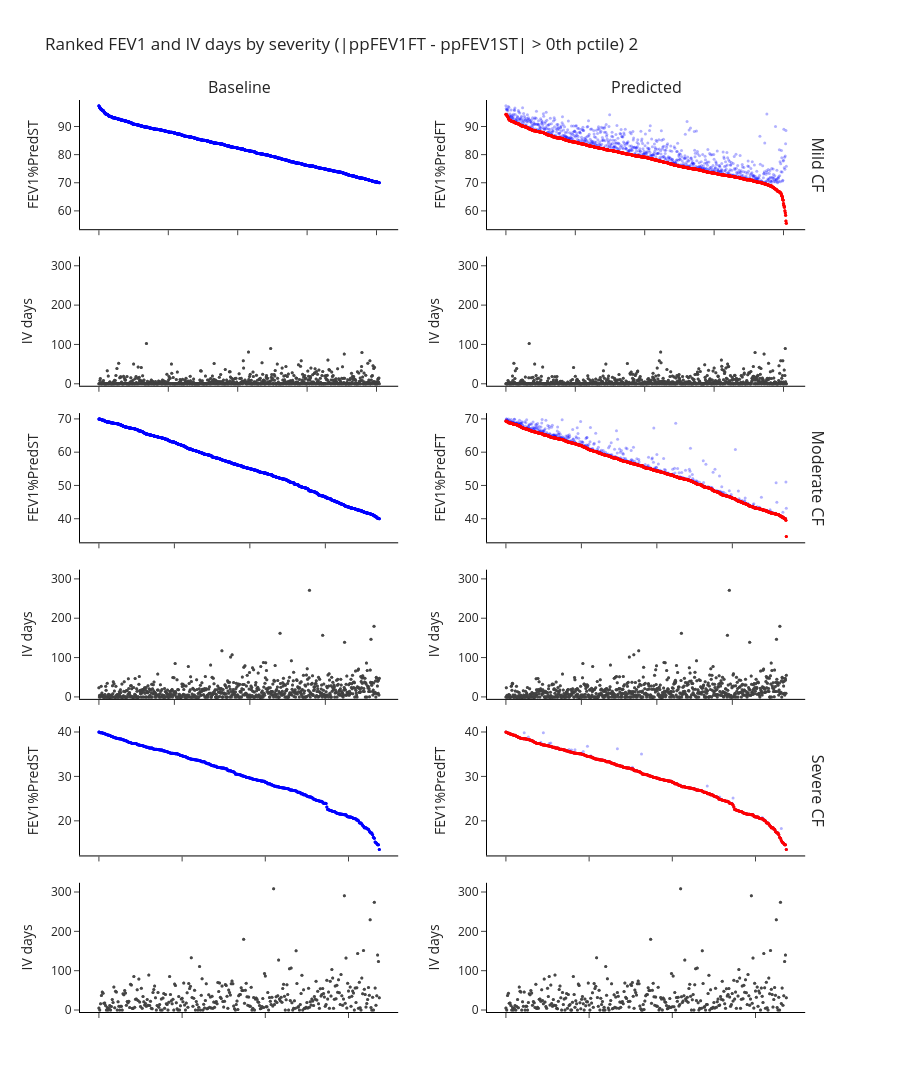

Notebook code for this chart:
### Code cell
# Archive
diff_col = "ppFEV1FT - ppFEV1ST"
prctile = 0  # keep rows where abs(diff_col) > this percentile threshold

df_ranked = df.copy()
# df_ranked = df_ranked[(df_ranked["ecFEF2575%ecFEV1"] < 70)].copy()
threshold = df_ranked[diff_col].abs().quantile(prctile / 100)
df_ranked = df_ranked[df_ranked[diff_col].abs() > threshold]

df_ranked.loc[df_ranked["FEV1%PredST"] >= 70, "severity"] = "mild"
df_ranked.loc[
    (df_ranked["FEV1%PredST"] >= 40) & (df_ranked["FEV1%PredST"] < 70), "severity"
] = "moderate"
df_ranked.loc[df_ranked["FEV1%PredST"] < 40, "severity"] = "severe"

iv_max = df_ranked["IV days"].max() * 1.05

severities = [("mild", 1, 2), ("moderate", 3, 4), ("severe", 5, 6)]
fev_metrics = ["FEV1%PredST", "FEV1%PredFT"]
fev_colors = {"FEV1%PredST": "blue", "FEV1%PredFT": "red"}
iv_color = "rgba(64, 64, 64, 0.8)"

# Compute shared y range per severity across both fev_metrics
fev_range_by_severity = {}
for severity_label, _, _ in severities:
    df_sev = df_ranked[df_ranked["severity"] == severity_label]
    vals = pd.concat([df_sev[m] for m in fev_metrics]).dropna()
    pad = (vals.max() - vals.min()) * 0.05
    fev_range_by_severity[severity_label] = [vals.min() - pad, vals.max() + pad]


def add_ranked_fev_iv_panels(
    fig,
    df_severity,
    fev_metric,
    severity_label,
    row_fev,
    row_iv,
    col,
    overlay_metric=None,
):
    df_sorted = df_severity.sort_values(fev_metric, ascending=False).reset_index(
        drop=True
    )
    x_rank = list(range(len(df_sorted)))

    if overlay_metric is not None:
        fig.add_trace(
            go.Scatter(
                x=x_rank,
                y=df_sorted[overlay_metric],
                mode="markers",
                marker=dict(size=3, opacity=0.3, color=fev_colors[overlay_metric]),
                customdata=df_sorted["ID"],
                hovertemplate="ID: %{customdata}<br>"
                + overlay_metric
                + ": %{y:.1f}<extra></extra>",
                showlegend=False,
            ),
            row=row_fev,
            col=col,
        )

    fig.add_trace(
        go.Scatter(
            x=x_rank,
            y=df_sorted[fev_metric],
            mode="markers",
            marker=dict(size=3, opacity=1.0, color=fev_colors[fev_metric]),
            customdata=df_sorted["ID"],
            hovertemplate="ID: %{customdata}<br>"
            + fev_metric
            + ": %{y:.1f}<extra></extra>",
            showlegend=False,
        ),
        row=row_fev,
        col=col,
    )
    fig.add_trace(
        go.Scatter(
            x=x_rank,
            y=df_sorted["IV days"],
            mode="markers",
            marker=dict(size=3, color=iv_color),
            customdata=df_sorted["ID"],
            hovertemplate="ID: %{customdata}<br>IV days: %{y:.0f}<extra></extra>",
            showlegend=False,
        ),
        row=row_iv,
        col=col,
    )
    fig.update_xaxes(
        showticklabels=False,
        linecolor="black",
        linewidth=1,
        showline=True,
        row=row_fev,
        col=col,
    )
    fig.update_xaxes(
        showticklabels=False,
        linecolor="black",
        linewidth=1,
        showline=True,
        row=row_iv,
        col=col,
    )
    fig.update_yaxes(
        title_text=f"{fev_metric}",
        linecolor="black",
        linewidth=1,
        showline=True,
        range=fev_range_by_severity[severity_label],
        row=row_fev,
        col=col,
    )
    fig.update_yaxes(
        title_text="IV days",
        range=[-5, iv_max],
        linecolor="black",
        linewidth=1,
        showline=True,
        row=row_iv,
        col=col,
    )


fig = make_subplots(
    rows=6,
    cols=2,
    vertical_spacing=0.03,
    horizontal_spacing=0.12,
    column_titles=["Baseline", "Predicted"],
    row_titles=[
        "Mild CF",
        "",
        "Moderate CF",
        "",
        "Severe CF",
        "",
    ],
)

for col_idx, fev_metric in enumerate(fev_metrics, start=1):
    overlay = "FEV1%PredST" if col_idx == 2 else None
    for severity_label, row_fev, row_iv in severities:
        df_sev = df_ranked[df_ranked["severity"] == severity_label]
        add_ranked_fev_iv_panels(
            fig, df_sev, fev_metric, severity_label, row_fev, row_iv, col_idx
        )
        add_ranked_fev_iv_panels(
            fig,
            df_sev,
            fev_metric,
            severity_label,
            row_fev,
            row_iv,
            col_idx,
            overlay_metric=overlay,
        )

title = f"Ranked FEV1 and IV days by severity (|{diff_col}| > {prctile}th pctile) 2"
fig.update_layout(
    height=1100,
    width=900,
    title=title,
    template="simple_white",
    plot_bgcolor="white",
    paper_bgcolor="white",
)
# fig.write_image(dh.get_path_to_main() + f"PlotsCFR/{title}.pdf")

### Figure 1 — Plotly figure (JSON) as saved in the notebook; plotly's stock layout.template omitted (floating-point values rounded to 4 significant figures; data arrays with more than 128 entries replaced by an {"elided": "..."} marker saying what was removed)
{"data": [{"customdata": {"elided": "809 str values"}, "hovertemplate": "ID: %{customdata}<br>FEV1%PredST: %{y:.1f}<extra></extra>", "marker": {"color": "blue", "opacity": 1, "size": 3}, "mode": "markers", "showlegend": false, "type": "scatter", "x": {"elided": "809 int values"}, "xaxis": "x", "y": {"elided": "809 float values"}, "yaxis": "y"}, {"customdata": {"elided": "809 str values"}, "hovertemplate": "ID: %{customdata}<br>IV days: %{y:.0f}<extra></extra>", "marker": {"color": "rgba(64, 64, 64, 0.8)", "size": 3}, "mode": "markers", "showlegend": false, "type": "scatter", "x": {"elided": "809 int values"}, "xaxis": "x3", "y": {"elided": "809 float values"}, "yaxis": "y3"}, {"customdata": {"elided": "809 str values"}, "hovertemplate": "ID: %{customdata}<br>FEV1%PredST: %{y:.1f}<extra></extra>", "marker": {"color": "blue", "opacity": 1, "size": 3}, "mode": "markers", "showlegend": false, "type": "scatter", "x": {"elided": "809 int values"}, "xaxis": "x", "y": {"elided": "809 float values"}, "yaxis": "y"}, {"customdata": {"elided": "809 str values"}, "hovertemplate": "ID: %{customdata}<br>IV days: %{y:.0f}<extra></extra>", "marker": {"color": "rgba(64, 64, 64, 0.8)", "size": 3}, "mode": "markers", "showlegend": false, "type": "scatter", "x": {"elided": "809 int values"}, "xaxis": "x3", "y": {"elided": "809 float values"}, "yaxis": "y3"}, {"customdata": {"elided": "744 str values"}, "hovertemplate": "ID: %{customdata}<br>FEV1%PredST: %{y:.1f}<extra></extra>", "marker": {"color": "blue", "opacity": 1, "size": 3}, "mode": "markers", "showlegend": false, "type": "scatter", "x": {"elided": "744 int values"}, "xaxis": "x5", "y": {"elided": "744 float values"}, "yaxis": "y5"}, {"customdata": {"elided": "744 str values"}, "hovertemplate": "ID: %{customdata}<br>IV days: %{y:.0f}<extra></extra>", "marker": {"color": "rgba(64, 64, 64, 0.8)", "size": 3}, "mode": "markers", "showlegend": false, "type": "scatter", "x": {"elided": "744 int values"}, "xaxis": "x7", "y": {"elided": "744 float values"}, "yaxis": "y7"}, {"customdata": {"elided": "744 str values"}, "hovertemplate": "ID: %{customdata}<br>FEV1%PredST: %{y:.1f}<extra></extra>", "marker": {"color": "blue", "opacity": 1, "size": 3}, "mode": "markers", "showlegend": false, "type": "scatter", "x": {"elided": "744 int values"}, "xaxis": "x5", "y": {"elided": "744 float values"}, "yaxis": "y5"}, {"customdata": {"elided": "744 str values"}, "hovertemplate": "ID: %{customdata}<br>IV days: %{y:.0f}<extra></extra>", "marker": {"color": "rgba(64, 64, 64, 0.8)", "size": 3}, "mode": "markers", "showlegend": false, "type": "scatter", "x": {"elided": "744 int values"}, "xaxis": "x7", "y": {"elided": "744 float values"}, "yaxis": "y7"}, {"customdata": {"elided": "338 str values"}, "hovertemplate": "ID: %{customdata}<br>FEV1%PredST: %{y:.1f}<extra></extra>", "marker": {"color": "blue", "opacity": 1, "size": 3}, "mode": "markers", "showlegend": false, "type": "scatter", "x": {"elided": "338 int values"}, "xaxis": "x9", "y": {"elided": "338 float values"}, "yaxis": "y9"}, {"customdata": {"elided": "338 str values"}, "hovertemplate": "ID: %{customdata}<br>IV days: %{y:.0f}<extra></extra>", "marker": {"color": "rgba(64, 64, 64, 0.8)", "size": 3}, "mode": "markers", "showlegend": false, "type": "scatter", "x": {"elided": "338 int values"}, "xaxis": "x11", "y": {"elided": "338 float values"}, "yaxis": "y11"}, {"customdata": {"elided": "338 str values"}, "hovertemplate": "ID: %{customdata}<br>FEV1%PredST: %{y:.1f}<extra></extra>", "marker": {"color": "blue", "opacity": 1, "size": 3}, "mode": "markers", "showlegend": false, "type": "scatter", "x": {"elided": "338 int values"}, "xaxis": "x9", "y": {"elided": "338 float values"}, "yaxis": "y9"}, {"customdata": {"elided": "338 str values"}, "hovertemplate": "ID: %{customdata}<br>IV days: %{y:.0f}<extra></extra>", "marker": {"color": "rgba(64, 64, 64, 0.8)", "size": 3}, "mode": "markers", "showlegend": false, "type": "scatter", "x": {"elided": "338 int values"}, "xaxis": "x11", "y": {"elided": "338 float values"}, "yaxis": "y11"}, {"customdata": {"elided": "809 str values"}, "hovertemplate": "ID: %{customdata}<br>FEV1%PredFT: %{y:.1f}<extra></extra>", "marker": {"color": "red", "opacity": 1, "size": 3}, "mode": "markers", "showlegend": false, "type": "scatter", "x": {"elided": "809 int values"}, "xaxis": "x2", "y": {"elided": "809 float values"}, "yaxis": "y2"}, {"customdata": {"elided": "809 str values"}, "hovertemplate": "ID: %{customdata}<br>IV days: %{y:.0f}<extra></extra>", "marker": {"color": "rgba(64, 64, 64, 0.8)", "size": 3}, "mode": "markers", "showlegend": false, "type": "scatter", "x": {"elided": "809 int values"}, "xaxis": "x4", "y": {"elided": "809 float values"}, "yaxis": "y4"}, {"customdata": {"elided": "809 str values"}, "hovertemplate": "ID: %{customdata}<br>FEV1%PredST: %{y:.1f}<extra></extra>", "marker": {"color": "blue", "opacity": 0.3, "size": 3}, "mode": "markers", "showlegend": false, "type": "scatter", "x": {"elided": "809 int values"}, "xaxis": "x2", "y": {"elided": "809 float values"}, "yaxis": "y2"}, {"customdata": {"elided": "809 str values"}, "hovertemplate": "ID: %{customdata}<br>FEV1%PredFT: %{y:.1f}<extra></extra>", "marker": {"color": "red", "opacity": 1, "size": 3}, "mode": "markers", "showlegend": false, "type": "scatter", "x": {"elided": "809 int values"}, "xaxis": "x2", "y": {"elided": "809 float values"}, "yaxis": "y2"}, {"customdata": {"elided": "809 str values"}, "hovertemplate": "ID: %{customdata}<br>IV days: %{y:.0f}<extra></extra>", "marker": {"color": "rgba(64, 64, 64, 0.8)", "size": 3}, "mode": "markers", "showlegend": false, "type": "scatter", "x": {"elided": "809 int values"}, "xaxis": "x4", "y": {"elided": "809 float values"}, "yaxis": "y4"}, {"customdata": {"elided": "744 str values"}, "hovertemplate": "ID: %{customdata}<br>FEV1%PredFT: %{y:.1f}<extra></extra>", "marker": {"color": "red", "opacity": 1, "size": 3}, "mode": "markers", "showlegend": false, "type": "scatter", "x": {"elided": "744 int values"}, "xaxis": "x6", "y": {"elided": "744 float values"}, "yaxis": "y6"}, {"customdata": {"elided": "744 str values"}, "hovertemplate": "ID: %{customdata}<br>IV days: %{y:.0f}<extra></extra>", "marker": {"color": "rgba(64, 64, 64, 0.8)", "size": 3}, "mode": "markers", "showlegend": false, "type": "scatter", "x": {"elided": "744 int values"}, "xaxis": "x8", "y": {"elided": "744 float values"}, "yaxis": "y8"}, {"customdata": {"elided": "744 str values"}, "hovertemplate": "ID: %{customdata}<br>FEV1%PredST: %{y:.1f}<extra></extra>", "marker": {"color": "blue", "opacity": 0.3, "size": 3}, "mode": "markers", "showlegend": false, "type": "scatter", "x": {"elided": "744 int values"}, "xaxis": "x6", "y": {"elided": "744 float values"}, "yaxis": "y6"}, {"customdata": {"elided": "744 str values"}, "hovertemplate": "ID: %{customdata}<br>FEV1%PredFT: %{y:.1f}<extra></extra>", "marker": {"color": "red", "opacity": 1, "size": 3}, "mode": "markers", "showlegend": false, "type": "scatter", "x": {"elided": "744 int values"}, "xaxis": "x6", "y": {"elided": "744 float values"}, "yaxis": "y6"}, {"customdata": {"elided": "744 str values"}, "hovertemplate": "ID: %{customdata}<br>IV days: %{y:.0f}<extra></extra>", "marker": {"color": "rgba(64, 64, 64, 0.8)", "size": 3}, "mode": "markers", "showlegend": false, "type": "scatter", "x": {"elided": "744 int values"}, "xaxis": "x8", "y": {"elided": "744 float values"}, "yaxis": "y8"}, {"customdata": {"elided": "338 str values"}, "hovertemplate": "ID: %{customdata}<br>FEV1%PredFT: %{y:.1f}<extra></extra>", "marker": {"color": "red", "opacity": 1, "size": 3}, "mode": "markers", "showlegend": false, "type": "scatter", "x": {"elided": "338 int values"}, "xaxis": "x10", "y": {"elided": "338 float values"}, "yaxis": "y10"}, {"customdata": {"elided": "338 str values"}, "hovertemplate": "ID: %{customdata}<br>IV days: %{y:.0f}<extra></extra>", "marker": {"color": "rgba(64, 64, 64, 0.8)", "size": 3}, "mode": "markers", "showlegend": false, "type": "scatter", "x": {"elided": "338 int values"}, "xaxis": "x12", "y": {"elided": "338 float values"}, "yaxis": "y12"}, {"customdata": {"elided": "338 str values"}, "hovertemplate": "ID: %{customdata}<br>FEV1%PredST: %{y:.1f}<extra></extra>", "marker": {"color": "blue", "opacity": 0.3, "size": 3}, "mode": "markers", "showlegend": false, "type": "scatter", "x": {"elided": "338 int values"}, "xaxis": "x10", "y": {"elided": "338 float values"}, "yaxis": "y10"}, {"customdata": {"elided": "338 str values"}, "hovertemplate": "ID: %{customdata}<br>FEV1%PredFT: %{y:.1f}<extra></extra>", "marker": {"color": "red", "opacity": 1, "size": 3}, "mode": "markers", "showlegend": false, "type": "scatter", "x": {"elided": "338 int values"}, "xaxis": "x10", "y": {"elided": "338 float values"}, "yaxis": "y10"}, {"customdata": {"elided": "338 str values"}, "hovertemplate": "ID: %{customdata}<br>IV days: %{y:.0f}<extra></extra>", "marker": {"color": "rgba(64, 64, 64, 0.8)", "size": 3}, "mode": "markers", "showlegend": false, "type": "scatter", "x": {"elided": "338 int values"}, "xaxis": "x12", "y": {"elided": "338 float values"}, "yaxis": "y12"}], "layout": {"annotations": [{"font": {"size": 16}, "showarrow": false, "text": "Baseline", "x": 0.215, "xanchor": "center", "xref": "paper", "y": 1, "yanchor": "bottom", "yref": "paper"}, {"font": {"size": 16}, "showarrow": false, "text": "Predicted", "x": 0.765, "xanchor": "center", "xref": "paper", "y": 1, "yanchor": "bottom", "yref": "paper"}, {"font": {"size": 16}, "showarrow": false, "text": "Mild CF", "textangle": 90, "x": 0.98, "xanchor": "left", "xref": "paper", "y": 0.9292, "yanchor": "middle", "yref": "paper"}, {"font": {"size": 16}, "showarrow": false, "text": "Moderate CF", "textangle": 90, "x": 0.98, "xanchor": "left", "xref": "paper", "y": 0.5858, "yanchor": "middle", "yref": "paper"}, {"font": {"size": 16}, "showarrow": false, "text": "Severe CF", "textangle": 90, "x": 0.98, "xanchor": "left", "xref": "paper", "y": 0.2425, "yanchor": "middle", "yref": "paper"}], "height": 1100, "paper_bgcolor": "white", "plot_bgcolor": "white", "title": {"text": "Ranked FEV1 and IV days by severity (|ppFEV1FT - ppFEV1ST| > 0th pctile) 2"}, "width": 900, "xaxis": {"anchor": "y", "domain": [0, 0.43], "linecolor": "black", "linewidth": 1, "showline": true, "showticklabels": false}, "xaxis10": {"anchor": "y10", "domain": [0.55, 0.98], "linecolor": "black", "linewidth": 1, "showline": true, "showticklabels": false}, "xaxis11": {"anchor": "y11", "domain": [0, 0.43], "linecolor": "black", "linewidth": 1, "showline": true, "showticklabels": false}, "xaxis12": {"anchor": "y12", "domain": [0.55, 0.98], "linecolor": "black", "linewidth": 1, "showline": true, "showticklabels": false}, "xaxis2": {"anchor": "y2", "domain": [0.55, 0.98], "linecolor": "black", "linewidth": 1, "showline": true, "showticklabels": false}, "xaxis3": {"anchor": "y3", "domain": [0, 0.43], "linecolor": "black", "linewidth": 1, "showline": true, "showticklabels": false}, "xaxis4": {"anchor": "y4", "domain": [0.55, 0.98], "linecolor": "black", "linewidth": 1, "showline": true, "showticklabels": false}, "xaxis5": {"anchor": "y5", "domain": [0, 0.43], "linecolor": "black", "linewidth": 1, "showline": true, "showticklabels": false}, "xaxis6": {"anchor": "y6", "domain": [0.55, 0.98], "linecolor": "black", "linewidth": 1, "showline": true, "showticklabels": false}, "xaxis7": {"anchor": "y7", "domain": [0, 0.43], "linecolor": "black", "linewidth": 1, "showline": true, "showticklabels": false}, "xaxis8": {"anchor": "y8", "domain": [0.55, 0.98], "linecolor": "black", "linewidth": 1, "showline": true, "showticklabels": false}, "xaxis9": {"anchor": "y9", "domain": [0, 0.43], "linecolor": "black", "linewidth": 1, "showline": true, "showticklabels": false}, "yaxis": {"anchor": "x", "domain": [0.8583, 1], "linecolor": "black", "linewidth": 1, "range": [53.49, 99.42], "showline": true, "title": {"text": "FEV1%PredST"}}, "yaxis10": {"anchor": "x10", "domain": [0.1717, 0.3133], "linecolor": "black", "linewidth": 1, "range": [12.21, 41.3], "showline": true, "title": {"text": "FEV1%PredFT"}}, "yaxis11": {"anchor": "x11", "domain": [0, 0.1417], "linecolor": "black", "linewidth": 1, "range": [-5, 323.4], "showline": true, "title": {"text": "IV days"}}, "yaxis12": {"anchor": "x12", "domain": [0, 0.1417], "linecolor": "black", "linewidth": 1, "range": [-5, 323.4], "showline": true, "title": {"text": "IV days"}}, "yaxis2": {"anchor": "x2", "domain": [0.8583, 1], "linecolor": "black", "linewidth": 1, "range": [53.49, 99.42], "showline": true, "title": {"text": "FEV1%PredFT"}}, "yaxis3": {"anchor": "x3", "domain": [0.6867, 0.8283], "linecolor": "black", "linewidth": 1, "range": [-5, 323.4], "showline": true, "title": {"text": "IV days"}}, "yaxis4": {"anchor": "x4", "domain": [0.6867, 0.8283], "linecolor": "black", "linewidth": 1, "range": [-5, 323.4], "showline": true, "title": {"text": "IV days"}}, "yaxis5": {"anchor": "x5", "domain": [0.515, 0.6567], "linecolor": "black", "linewidth": 1, "range": [32.91, 71.74], "showline": true, "title": {"text": "FEV1%PredST"}}, "yaxis6": {"anchor": "x6", "domain": [0.515, 0.6567], "linecolor": "black", "linewidth": 1, "range": [32.91, 71.74], "showline": true, "title": {"text": "FEV1%PredFT"}}, "yaxis7": {"anchor": "x7", "domain": [0.3433, 0.485], "linecolor": "black", "linewidth": 1, "range": [-5, 323.4], "showline": true, "title": {"text": "IV days"}}, "yaxis8": {"anchor": "x8", "domain": [0.3433, 0.485], "linecolor": "black", "linewidth": 1, "range": [-5, 323.4], "showline": true, "title": {"text": "IV days"}}, "yaxis9": {"anchor": "x9", "domain": [0.1717, 0.3133], "linecolor": "black", "linewidth": 1, "range": [12.21, 41.3], "showline": true, "title": {"text": "FEV1%PredST"}}}}
